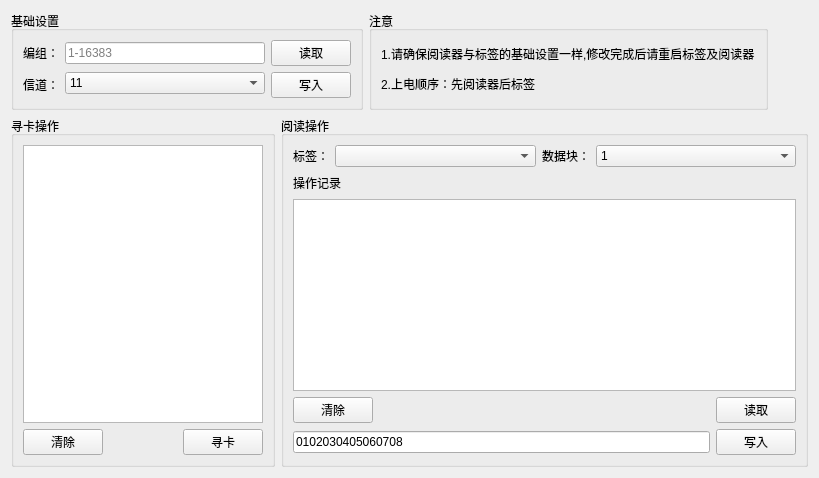
              <widget class="QWidget" name="tab_5">
               <attribute name="title">
                <string>阅读器</string>
               </attribute>
               <layout class="QHBoxLayout" name="horizontalLayout_151">
                <item>
                 <layout class="QVBoxLayout" name="verticalLayout_68">
                  <item>
                   <layout class="QHBoxLayout" name="horizontalLayout_140">
                    <item>
                     <widget class="QGroupBox" name="groupBox_22">
                      <property name="title">
                       <string>基础设置</string>
                      </property>
                      <layout class="QHBoxLayout" name="horizontalLayout_125">
                       <item>
                        <layout class="QHBoxLayout" name="horizontalLayout_124">
                         <item>
                          <layout class="QVBoxLayout" name="verticalLayout_63">
                           <item>
                            <widget class="QLabel" name="label_43">
                             <property name="text">
                              <string>编组：</string>
                             </property>
                            </widget>
                           </item>
                           <item>
                            <widget class="QLabel" name="label_49">
                             <property name="text">
                              <string>信道：</string>
                             </property>
                            </widget>
                           </item>
                          </layout>
                         </item>
                         <item>
                          <layout class="QVBoxLayout" name="verticalLayout_64">
                           <item>
                            <widget class="QLineEdit" name="G_lineEdit_ReadPanid">
                             <property name="minimumSize">
                              <size>
                               <width>200</width>
                               <height>0</height>
                              </size>
                             </property>
                             <property name="placeholderText">
                              <string>1-16383</string>
                             </property>
                            </widget>
                           </item>
                           <item>
                            <widget class="QComboBox" name="G_comboBox_ReadChannel">
                             <property name="minimumSize">
                              <size>
                               <width>200</width>
                               <height>0</height>
                              </size>
                             </property>
                             <item>
                              <property name="text">
                               <string>11</string>
                              </property>
                             </item>
                             <item>
                              <property name="text">
                               <string>12</string>
                              </property>
                             </item>
                             <item>
                              <property name="text">
                               <string>13</string>
                              </property>
                             </item>
                             <item>
                              <property name="text">
                               <string>14</string>
                              </property>
                             </item>
                             <item>
                              <property name="text">
                               <string>15</string>
                              </property>
                             </item>
                             <item>
                              <property name="text">
                               <string>16</string>
                              </property>
                             </item>
                             <item>
                              <property name="text">
                               <string>17</string>
                              </property>
                             </item>
                             <item>
                              <property name="text">
                               <string>18</string>
                              </property>
                             </item>
                             <item>
                              <property name="text">
                               <string>19</string>
                              </property>
                             </item>
                             <item>
                              <property name="text">
                               <string>20</string>
                              </property>
                             </item>
                             <item>
                              <property name="text">
                               <string>21</string>
                              </property>
                             </item>
                             <item>
                              <property name="text">
                               <string>22</string>
                              </property>
                             </item>
                             <item>
                              <property name="text">
                               <string>23</string>
                              </property>
                             </item>
                             <item>
                              <property name="text">
                               <string>24</string>
                              </property>
                             </item>
                             <item>
                              <property name="text">
                               <string>25</string>
                              </property>
                             </item>
                             <item>
                              <property name="text">
                               <string>26</string>
                              </property>
                             </item>
                            </widget>
                           </item>
                          </layout>
                         </item>
                         <item>
                          <layout class="QVBoxLayout" name="verticalLayout_65">
                           <item>
                            <widget class="QPushButton" name="G_pushButton_ReadRead">
                             <property name="text">
                              <string>读取</string>
                             </property>
                            </widget>
                           </item>
                           <item>
                            <widget class="QPushButton" name="G_pushButton_ReadWrite">
                             <property name="text">
                              <string>写入</string>
                             </property>
                            </widget>
                           </item>
                          </layout>
                         </item>
                        </layout>
                       </item>
                      </layout>
                     </widget>
                    </item>
                    <item>
                     <widget class="QGroupBox" name="groupBox_45">
                      <property name="title">
                       <string>注意</string>
                      </property>
                      <layout class="QHBoxLayout" name="horizontalLayout_126">
                       <item>
                        <widget class="QLabel" name="label_39">
                         <property name="text">
                          <string>&lt;html&gt;&lt;head/&gt;&lt;body&gt;&lt;p&gt;1.请确保阅读器与标签的基础设置一样,修改完成后请重启标签及阅读器&lt;/p&gt;&lt;p&gt;2.上电顺序：先阅读器后标签&lt;/p&gt;&lt;/body&gt;&lt;/html&gt;</string>
                         </property>
                        </widget>
                       </item>
                      </layout>
                     </widget>
                    </item>
                    <item>
                     <spacer name="horizontalSpacer_44">
                      <property name="orientation">
                       <enum>Qt::Horizontal</enum>
                      </property>
                      <property name="sizeHint" stdset="0">
                       <size>
                        <width>40</width>
                        <height>20</height>
                       </size>
                      </property>
                     </spacer>
                    </item>
                   </layout>
                  </item>
                  <item>
                   <layout class="QHBoxLayout" name="horizontalLayout_150" stretch="1,2">
                    <item>
                     <widget class="QGroupBox" name="groupBox_35">
                      <property name="title">
                       <string>寻卡操作</string>
                      </property>
                      <layout class="QHBoxLayout" name="horizontalLayout_142">
                       <item>
                        <layout class="QVBoxLayout" name="verticalLayout_66">
                         <item>
                          <widget class="QListWidget" name="G_listWidget_Label"/>
                         </item>
                         <item>
                          <layout class="QHBoxLayout" name="horizontalLayout_141">
                           <item>
                            <widget class="QPushButton" name="G_pushButton_DelLabel">
                             <property name="text">
                              <string>清除</string>
                             </property>
                            </widget>
                           </item>
                           <item>
                            <spacer name="horizontalSpacer_45">
                             <property name="orientation">
                              <enum>Qt::Horizontal</enum>
                             </property>
                             <property name="sizeHint" stdset="0">
                              <size>
                               <width>40</width>
                               <height>20</height>
                              </size>
                             </property>
                            </spacer>
                           </item>
                           <item>
                            <widget class="QPushButton" name="G_pushButton_LookCard">
                             <property name="text">
                              <string>寻卡</string>
                             </property>
                            </widget>
                           </item>
                          </layout>
                         </item>
                        </layout>
                       </item>
                      </layout>
                     </widget>
                    </item>
                    <item>
                     <widget class="QGroupBox" name="groupBox_36">
                      <property name="title">
                       <string>阅读操作</string>
                      </property>
                      <layout class="QHBoxLayout" name="horizontalLayout_149">
                       <item>
                        <layout class="QVBoxLayout" name="verticalLayout_67">
                         <item>
                          <layout class="QHBoxLayout" name="horizontalLayout_146">
                           <item>
                            <widget class="QLabel" name="label_50">
                             <property name="sizePolicy">
                              <sizepolicy hsizetype="Fixed" vsizetype="Preferred">
                               <horstretch>0</horstretch>
                               <verstretch>0</verstretch>
                              </sizepolicy>
                             </property>
                             <property name="text">
                              <string>标签：</string>
                             </property>
                            </widget>
                           </item>
                           <item>
                            <widget class="QComboBox" name="G_comboBox_Label"/>
                           </item>
                           <item>
                            <widget class="QLabel" name="label_60">
                             <property name="sizePolicy">
                              <sizepolicy hsizetype="Fixed" vsizetype="Preferred">
                               <horstretch>0</horstretch>
                               <verstretch>0</verstretch>
                              </sizepolicy>
                             </property>
                             <property name="text">
                              <string>数据块：</string>
                             </property>
                            </widget>
                           </item>
                           <item>
                            <widget class="QComboBox" name="G_comboBox_Data">
                             <item>
                              <property name="text">
                               <string>1</string>
                              </property>
                             </item>
                             <item>
                              <property name="text">
                               <string>2</string>
                              </property>
                             </item>
                             <item>
                              <property name="text">
                               <string>3</string>
                              </property>
                             </item>
                             <item>
                              <property name="text">
                               <string>4</string>
                              </property>
                             </item>
                             <item>
                              <property name="text">
                               <string>5</string>
                              </property>
                             </item>
                             <item>
                              <property name="text">
                               <string>6</string>
                              </property>
                             </item>
                             <item>
                              <property name="text">
                               <string>7</string>
                              </property>
                             </item>
                             <item>
                              <property name="text">
                               <string>8</string>
                              </property>
                             </item>
                             <item>
                              <property name="text">
                               <string>9</string>
                              </property>
                             </item>
                             <item>
                              <property name="text">
                               <string>10</string>
                              </property>
                             </item>
                             <item>
                              <property name="text">
                               <string>11</string>
                              </property>
                             </item>
                             <item>
                              <property name="text">
                               <string>12</string>
                              </property>
                             </item>
                             <item>
                              <property name="text">
                               <string>13</string>
                              </property>
                             </item>
                             <item>
                              <property name="text">
                               <string>14</string>
                              </property>
                             </item>
                             <item>
                              <property name="text">
                               <string>15</string>
                              </property>
                             </item>
                             <item>
                              <property name="text">
                               <string>16</string>
                              </property>
                             </item>
                            </widget>
                           </item>
                          </layout>
                         </item>
                         <item>
                          <layout class="QHBoxLayout" name="horizontalLayout_144">
                           <item>
                            <widget class="QLabel" name="label_61">
                             <property name="text">
                              <string>操作记录</string>
                             </property>
                            </widget>
                           </item>
                           <item>
                            <spacer name="horizontalSpacer_47">
                             <property name="orientation">
                              <enum>Qt::Horizontal</enum>
                             </property>
                             <property name="sizeHint" stdset="0">
                              <size>
                               <width>40</width>
                               <height>20</height>
                              </size>
                             </property>
                            </spacer>
                           </item>
                          </layout>
                         </item>
                         <item>
                          <widget class="QListWidget" name="G_listWidget_Record"/>
                         </item>
                         <item>
                          <layout class="QHBoxLayout" name="horizontalLayout_147">
                           <item>
                            <widget class="QPushButton" name="G_pushButton_DelLabelData">
                             <property name="text">
                              <string>清除</string>
                             </property>
                            </widget>
                           </item>
                           <item>
                            <spacer name="horizontalSpacer_48">
                             <property name="orientation">
                              <enum>Qt::Horizontal</enum>
                             </property>
                             <property name="sizeHint" stdset="0">
                              <size>
                               <width>40</width>
                               <height>20</height>
                              </size>
                             </property>
                            </spacer>
                           </item>
                           <item>
                            <widget class="QLabel" name="G_label_LabelState">
                             <property name="text">
                              <string/>
                             </property>
                            </widget>
                           </item>
                           <item>
                            <spacer name="horizontalSpacer_46">
                             <property name="orientation">
                              <enum>Qt::Horizontal</enum>
                             </property>
                             <property name="sizeHint" stdset="0">
                              <size>
                               <width>40</width>
                               <height>20</height>
                              </size>
                             </property>
                            </spacer>
                           </item>
                           <item>
                            <widget class="QPushButton" name="G_pushButton_Readlabel">
                             <property name="text">
                              <string>读取</string>
                             </property>
                            </widget>
                           </item>
                          </layout>
                         </item>
                         <item>
                          <layout class="QHBoxLayout" name="horizontalLayout_148">
                           <item>
                            <widget class="QLineEdit" name="G_lineEdit_Write">
                             <property name="text">
                              <string>0102030405060708</string>
                             </property>
                            </widget>
                           </item>
                           <item>
                            <widget class="QPushButton" name="G_pushButton_WriteLabel">
                             <property name="text">
                              <string>写入</string>
                             </property>
                            </widget>
                           </item>
                          </layout>
                         </item>
                        </layout>
                       </item>
                      </layout>
                     </widget>
                    </item>
                   </layout>
                  </item>
                 </layout>
                </item>
               </layout>
              </widget>
